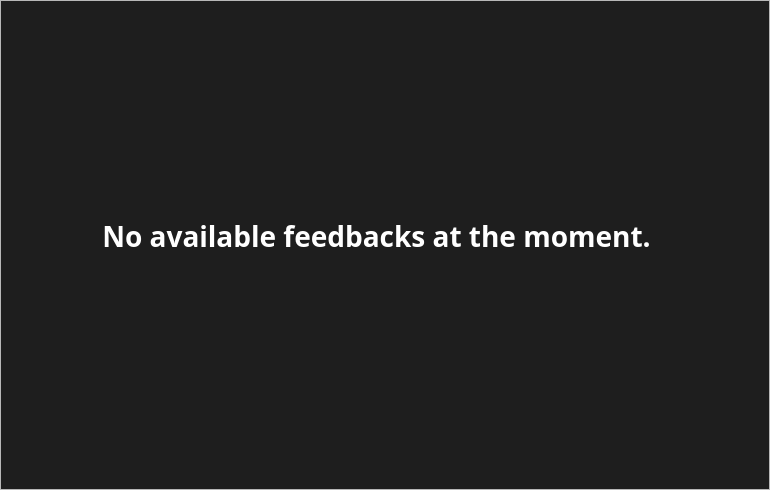
<?xml version="1.0" encoding="UTF-8"?>
<ui version="4.0">
 <class>Manager_feedbackClass</class>
 <widget class="QWidget" name="Manager_feedbackClass">
  <property name="geometry">
   <rect>
    <x>0</x>
    <y>0</y>
    <width>770</width>
    <height>490</height>
   </rect>
  </property>
  <property name="windowTitle">
   <string>Form</string>
  </property>
  <widget class="QScrollArea" name="scrollArea">
   <property name="geometry">
    <rect>
     <x>0</x>
     <y>0</y>
     <width>770</width>
     <height>490</height>
    </rect>
   </property>
   <property name="minimumSize">
    <size>
     <width>740</width>
     <height>470</height>
    </size>
   </property>
   <property name="styleSheet">
    <string notr="true">/* Vertical Scrollbar */
QScrollBar:vertical {
    background: white;
    width: 10px;
    margin: 0px;
}

QScrollBar::handle:vertical {
    background: #8B50FF;
    border-radius: 5px;
    min-height: 10px;
}

QScrollBar::add-line:vertical, 
QScrollBar::sub-line:vertical {
    height: 0px;
}

QScrollBar:horizontal {
    background: white;
    height: 10px;
    margin: 0px;
}

QScrollBar::handle:horizontal {
    background: #8B50FF;
    border-radius: 5px;
    min-width: 10px;
}

QScrollBar::add-line:horizontal, 
QScrollBar::sub-line:horizontal {
    width: 0px;
}

QScrollBar {
    background-color: #1e1e1e;
    border: none;
}
</string>
   </property>
   <property name="widgetResizable">
    <bool>true</bool>
   </property>
   <widget class="QWidget" name="scrollAreaWidgetContents">
    <property name="geometry">
     <rect>
      <x>0</x>
      <y>0</y>
      <width>768</width>
      <height>488</height>
     </rect>
    </property>
    <property name="minimumSize">
     <size>
      <width>0</width>
      <height>400</height>
     </size>
    </property>
    <property name="styleSheet">
     <string notr="true"> background-color:#1e1e1e; 
color:white;</string>
    </property>
    <widget class="QLabel" name="emptyMessage">
     <property name="geometry">
      <rect>
       <x>0</x>
       <y>0</y>
       <width>751</width>
       <height>471</height>
      </rect>
     </property>
     <property name="font">
      <font>
       <family>Futura</family>
       <pointsize>21</pointsize>
       <bold>true</bold>
      </font>
     </property>
     <property name="text">
      <string>No available feedbacks at the moment.</string>
     </property>
     <property name="alignment">
      <set>Qt::AlignmentFlag::AlignCenter</set>
     </property>
    </widget>
   </widget>
  </widget>
 </widget>
 <resources/>
 <connections/>
</ui>
